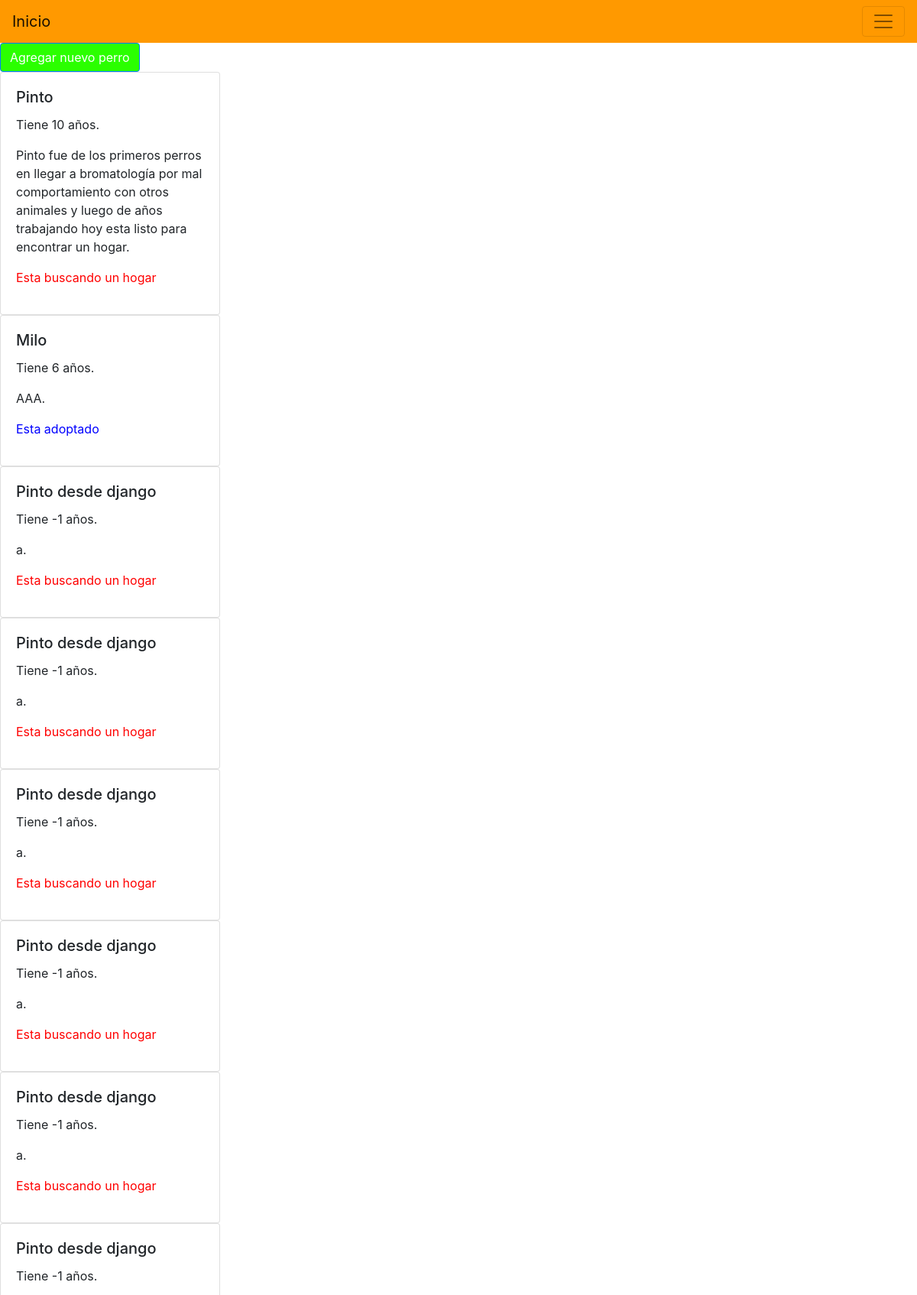
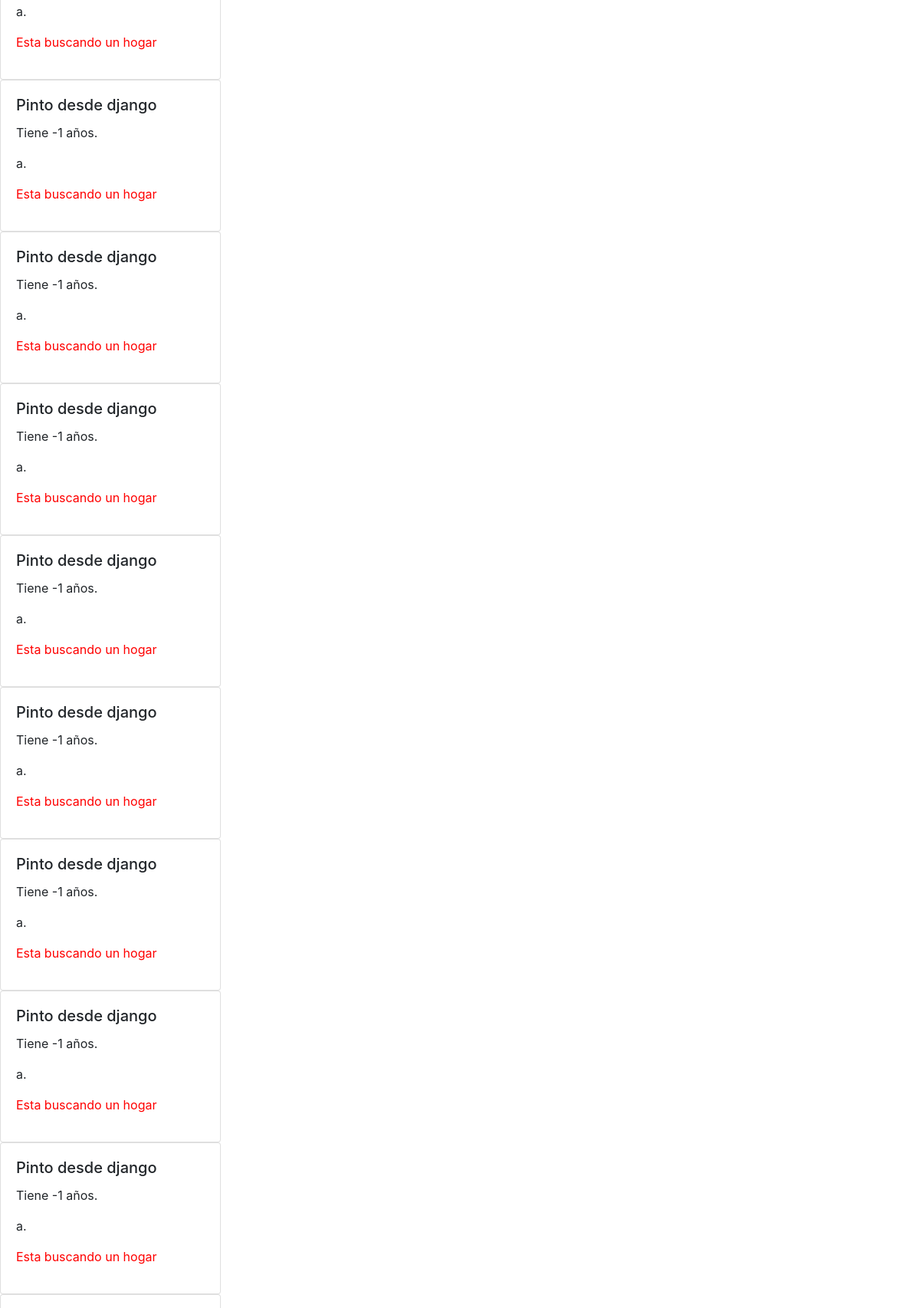
The page /modelos/nuestros_perros/ (upper part) on the database its author committed (2 pictures, top to bottom).
### Models/models.py (models this page shows)
class Our_dogs (models.Model):
    dog_name = models.CharField (max_length=30)
    dog_age = models.IntegerField ()
    dog_history = models.CharField (max_length=500)
    dog_status = models.BooleanField(default=True)
    image = models.ImageField (upload_to = 'Our dogs' )

### Models/views.py (the view)
def list_our_dogs (request):
    all_dogs = Our_dogs.objects.all
    context = {
        'our_dogs': all_dogs
    }
    return render (request ,'list_our_dogs.html', context = context )

### templates/list_our_dogs.html (shortened to what this page needs)
{% extends 'base.html' %}
{% block forms %}
    <a style="background-color: rgb(43, 255, 0);" href="http://127.0.0.1:8000/modelos/nuevo_perro/" class="btn btn-primary">Agregar nuevo perro</a>
{% endblock %}
{%block content%}
    {%for elemento in our_dogs %}
        <div class="card" style="width: 18rem;">
            <div class="card-body">
                <h5 class="card-title">{{elemento.dog_name}}</h5>
                <p class="card-text">Tiene {{elemento.dog_age}} años.</p>
                <p class="card-text">{{elemento.dog_history}}.</p>
            {% if elemento.dog_status == True %}
                <p style="color: red;">Esta buscando un hogar</p>
            {% else %}
                <p style="color:blue;">Esta adoptado</p>
            {% endif %}
            </div>
        </div>
    {% endfor %}
{% endblock %}

### templates/base.html (shortened to what this page needs)
<!DOCTYPE html>
<html lang="en">
<head>
<link rel="stylesheet" href="https://cdn.jsdelivr.net/npm/bootstrap@4.6.2/dist/css/bootstrap.min.css">
</head>
<header>
    <nav class="navbar navbar-light" style="background-color: rgb(255, 153, 0);">
        <a class="navbar-brand" href="http://127.0.0.1:8000/">Inicio</a>
        <button class="navbar-toggler" type="button" data-toggle="collapse" data-target="#navbarSupportedContent" aria-controls="navbarSupportedContent" aria-expanded="false" aria-label="Toggle navigation">
        <span class="navbar-toggler-icon"></span>
        </button>
    </nav>
</header>
<body>
    {% block forms %}
    {% endblock %}
    {% block content %}
    {% endblock %}
</body>
</html>

### rows shown on the page
Our_dogs: dog_name "Pinto", dog_age "10", dog_history "Pinto fue de los primeros perros en llegar a bromatología por mal comportamiento con otros animales y luego de años trabajando hoy esta listo para encontrar un hogar", dog_status "Esta buscando un hogar"
Our_dogs: dog_name "Milo", dog_age "6", dog_history "AAA", dog_status "Esta adoptado"
Our_dogs: dog_name "Pinto desde django", dog_age "-1", dog_history "a", dog_status "Esta buscando un hogar"
Our_dogs: dog_name "Pinto desde django", dog_age "-1", dog_history "a", dog_status "Esta buscando un hogar"
Our_dogs: dog_name "Pinto desde django", dog_age "-1", dog_history "a", dog_status "Esta buscando un hogar"
Our_dogs: dog_name "Pinto desde django", dog_age "-1", dog_history "a", dog_status "Esta buscando un hogar"
Our_dogs: dog_name "Pinto desde django", dog_age "-1", dog_history "a", dog_status "Esta buscando un hogar"
Our_dogs: dog_name "Pinto desde django", dog_age "-1", dog_history "a", dog_status "Esta buscando un hogar"
Our_dogs: dog_name "Pinto desde django", dog_age "-1", dog_history "a", dog_status "Esta buscando un hogar"
Our_dogs: dog_name "Pinto desde django", dog_age "-1", dog_history "a", dog_status "Esta buscando un hogar"
Our_dogs: dog_name "Pinto desde django", dog_age "-1", dog_history "a", dog_status "Esta buscando un hogar"
Our_dogs: dog_name "Pinto desde django", dog_age "-1", dog_history "a", dog_status "Esta buscando un hogar"
Our_dogs: dog_name "Pinto desde django", dog_age "-1", dog_history "a", dog_status "Esta buscando un hogar"
Our_dogs: dog_name "Pinto desde django", dog_age "-1", dog_history "a", dog_status "Esta buscando un hogar"
Our_dogs: dog_name "Pinto desde django", dog_age "-1", dog_history "a", dog_status "Esta buscando un hogar"
Our_dogs: dog_name "Pinto desde django", dog_age "-1", dog_history "a", dog_status "Esta buscando un hogar"
